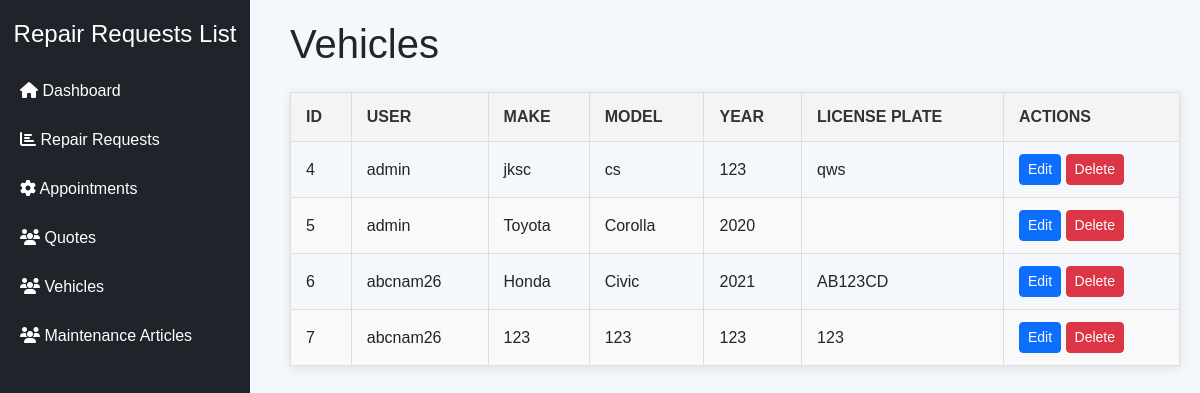
The page /admin-vehicles/ on the database its author committed.
### main/models.py (models this page shows)
class Vehicle(models.Model):
    user = models.ForeignKey(User, on_delete=models.CASCADE)
    make = models.CharField(max_length=100)
    model = models.CharField(max_length=100)
    year = models.IntegerField()
    vin = models.CharField(max_length=17, unique=True)
    color = models.CharField(max_length=50)
    license_plate = models.CharField(max_length=10)
    last_maintenance_date = models.DateField(null=True, blank=True)

class User(AbstractUser):
    ROLE_CHOICES = [('User', 'User'), ('Admin', 'Admin')]
    role = models.CharField(max_length=10, choices=ROLE_CHOICES, default='User')
    groups = models.ManyToManyField(
        Group,
        related_name="custom_user_set",
        blank=True,
        help_text="The groups this user belongs to.",
        verbose_name="groups",
    )
    user_permissions = models.ManyToManyField(
        Permission,
        related_name="custom_user_permissions_set",
        blank=True,
        help_text="Specific permissions for this user.",
        verbose_name="user permissions",
    )

### main/views.py (the view)
# urls.py: path('vehicles/', views.vehicle_list, name='vehicle_list'),
def vehicles(request):
    vehicle_list = Vehicle.objects.all()
    return render(request, 'dashboard/vehicles.html', {'vehicle_list': vehicle_list})

### main/templates/dashboard/vehicles.html (shortened to what this page needs)
<!DOCTYPE html>
<html lang="en">
<head>
    <link rel="stylesheet" href="https://cdn.jsdelivr.net/npm/bootstrap@5.3.0-alpha1/dist/css/bootstrap.min.css">
    <link rel="stylesheet" href="https://cdnjs.cloudflare.com/ajax/libs/font-awesome/6.3.0/css/all.min.css">
</head>
<body>
    {% include 'components/sidebar.html' %}
    <div class="content">
        <h1 class="mb-4">Vehicles</h1>
        <table>
            <thead>
                <tr>
                    <th>ID</th>
                    <th>User</th>
                    <th>Make</th>
                    <th>Model</th>
                    <th>Year</th>
                    <th>License Plate</th>
                    <th>Actions</th>
                </tr>
            </thead>
            <tbody>
                {% for vehicle in vehicle_list %}
                <tr>
                    <td>{{ vehicle.id }}</td>
                    <td>{{ vehicle.user.username }}</td>
                    <td>{{ vehicle.make }}</td>
                    <td>{{ vehicle.model }}</td>
                    <td>{{ vehicle.year }}</td>
                    <td>{{ vehicle.license_plate }}</td>
                    <td>
                        <a href="#" class="btn btn-primary btn-sm" data-bs-toggle="modal" data-bs-target="#editModal"
                            onclick="openEditModal('{{ vehicle.id }}', '{{ vehicle.make }}', '{{ vehicle.model }}', '{{ vehicle.year }}', '{{ vehicle.license_plate }}', '{{ vehicle.vin }}', '{{ vehicle.color }}')">Edit</a>
                        <a href="#" class="btn btn-danger btn-sm" data-bs-toggle="modal" data-bs-target="#deleteModal"
                            onclick="openDeleteModal('{{ vehicle.id }}')">Delete</a>
                    </td>
                </tr>
                {% endfor %}
            </tbody>
        </table>
    </div>
</body>
</html>

### main/templates/dashboard/vehicles.html (style rules this page uses)
body { font-family: Arial, sans-serif; background-color: #f4f7fc; }
.content { margin-left: 270px; padding: 20px; }
table { width: 100%; border-collapse: collapse; margin: 20px 0; font-size: 16px; font-family: Arial, sans-serif; box-shadow: 0 2px 10px rgba(0, 0, 0, 0.1); }
table th, table td { text-align: left; padding: 12px 15px; border: 1px solid #ddd; }
table th { background-color: #f4f4f4; font-weight: bold; text-transform: uppercase; color: #333; }
table tr:nth-child(even) { background-color: #f9f9f9; }

### rows shown on the page
Vehicle: id "4", user.username "admin", make "jksc", model "cs", year "123", license_plate "qws"
Vehicle: id "5", user.username "admin", make "Toyota", model "Corolla", year "2020"
Vehicle: id "6", user.username "abcnam26", make "Honda", model "Civic", year "2021", license_plate "AB123CD"
Vehicle: id "7", user.username "abcnam26", make "123", model "123", year "123", license_plate "123"
